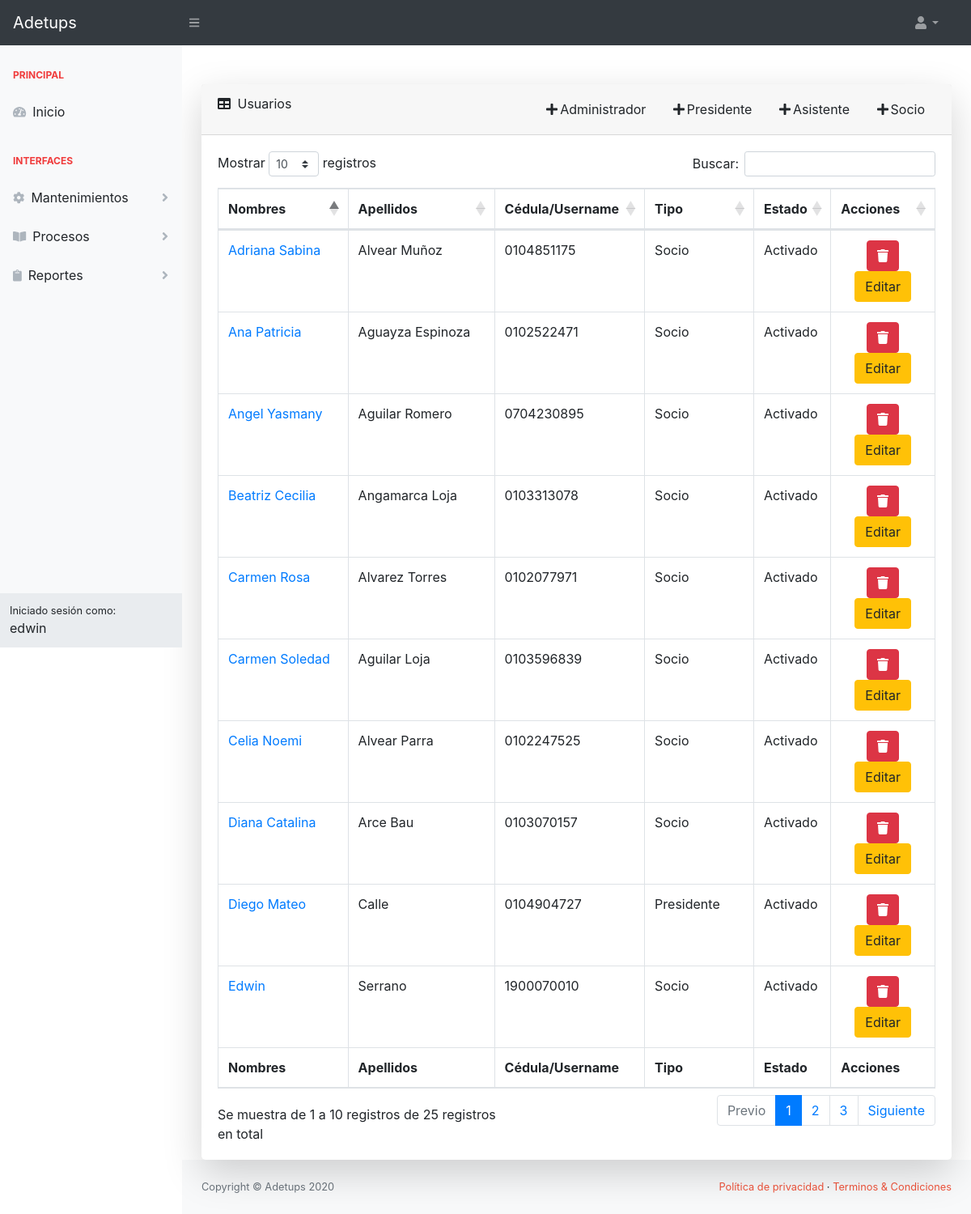
/sistema/usuariolist/ (signed in), run on the app's committed database.
### sistema/models.py (models this page shows, shortened)
class Usuario(AbstractBaseUser, PermissionsMixin):
    foto = models.ImageField(upload_to='img_perfil', null=True, blank=True, default='img_perfil/default-avatar.jpg')
    nombres = models.CharField(max_length=50, null=True, blank=True)
    date_joined = models.DateTimeField(default=timezone.now, null=True, blank=True)
    apellidos = models.CharField(max_length=50, null=True, blank=True)
    username = models.CharField(max_length=50, null=True, blank=True, unique=True)
    email = models.EmailField(unique=True, null=True, blank=True)
    fecha_nacimiento = models.DateField(null=True, blank=True)
    is_active = models.BooleanField(default=True, null=True, blank=True)
    is_staff = models.BooleanField(default=False, null=True, blank=True)
    tipo = models.CharField(max_length=20, null=True, blank=True)
    USERNAME_FIELD = 'username'
    objects = PersonalizadoBaseUserManager()

### sistema/views.py (the view)
# urls.py: path('usuariolist/', UsuarioListView.as_view(), name="usuariolist"),
class UsuarioListView(LoginRequiredMixin, ListView):
    model = Usuario

### sistema/templates/sistema/usuario_list.html (shortened to what this page needs)
{% extends 'sistema/index.html' %}
{% block content %}
    <div class="card shadow-lg border-0 rounded-lg mt-5">
        <div class="card-header">
            <div class="row">
                <div class="col-4">
                    <i class="fas fa-table mr-1"></i>
                    Usuarios
                </div>
                <div class="col-8" align="right">
                    <a class="btn" href="{% url 'sistema:administradorcreate' %}"><i class="fa fa-plus fa-fw"
                                                                                     aria-hidden="true"></i>Administrador</a>
                    <a class="btn" href="{% url 'sistema:presidentecreate' %}"><i class="fa fa-plus fa-fw"
                                                                                  aria-hidden="true"></i>Presidente</a>
                    <a class="btn" href="{% url 'sistema:asistentecreate' %}"><i class="fa fa-plus fa-fw"
                                                                                 aria-hidden="true"></i>Asistente</a>
                    <a class="btn" href="{% url 'sistema:sociocreate' %}"><i class="fa fa-plus fa-fw"
                                                                             aria-hidden="true"></i>Socio</a>
                </div>
            </div>
        </div>
        <div class="card-body">
            <div class="table-responsive">
                <table class="table table-bordered" id="dataTable" width="100%" cellspacing="0">
                    <thead>
                    <tr>
                        <th>Nombres</th>
                        <th>Apellidos</th>
                        <th>Cédula/Username</th>
                        <th>Tipo</th>
                        <th>Estado</th>
                        <th>Acciones</th>
                    </tr>
                    </thead>
                    <tfoot>
                    <tr>
                        <th>Nombres</th>
                        <th>Apellidos</th>
                        <th>Cédula/Username</th>
                        <th>Tipo</th>
                        <th>Estado</th>
                        <th>Acciones</th>
                    </tr>
                    </tfoot>
                    <tbody>
                    {% for usuario in usuario_list  %}
                        <tr>
                            <td>
                                {% if usuario.tipo == 'socio' %}
                                    <a href="{% url 'sistema:usuariodetail' usuario.id %}">{{ usuario.nombres|title }}</a>
                                {% endif %}
                                {% if usuario.tipo == 'presidente' %}
                                    <a href="{% url 'sistema:usuariodetail' usuario.id %}">{{ usuario.nombres|title }}</a>
                                {% endif %}
                            </td>
                            <td>{% if usuario.apellidos is null %}
                            {% else %}
                                {{ usuario.apellidos|title }}
                            {% endif %}
                            </td>
                            <td>{{ usuario.username }}</td>
                            <td>{{ usuario.tipo|title }}</td>
                            <td>
                                {% if usuario.is_active %}
                                    Activado
                                {% endif %}
                            </td>
                            <td class="text-center">
                                <button type="button" class="btn btn-danger"
                                        aria-label="Delete" data-toggle="modal" data-target="#modal{{ usuario.id }}">
                                    <i class="fa fa-trash" aria-hidden="true"></i>
                                </button>
                                <a class="btn btn-warning"
                                        {% if usuario.tipo == 'socio' %}
                                   href="{% url 'sistema:socioupdate' usuario.id %}"
                                        {% endif %}
                                        {% if usuario.tipo == 'presidente' %}
                                   href="{% url 'sistema:presidenteupdate' usuario.id %}"
                                        {% endif %}
                                   aria-label="Edit">
                                    Editar
                                </a>
                            </td>
                        </tr>
                    {% endfor %}
                    </tbody>
                </table>
            </div>
        </div>
    </div>
{% endblock %}

### sistema/templates/sistema/base.html (shortened to what this page needs)
{% load static %}
<!DOCTYPE html>
<html lang="en">
<head>
    {% block css %}
        <link href="{% static 'css/styles.css' %}" rel="stylesheet"/>
        <link href="https://cdn.datatables.net/1.10.20/css/dataTables.bootstrap4.min.css" rel="stylesheet"
/>
        <link rel="stylesheet"
              href="https://cdn.jsdelivr.net/npm/bootstrap-select@1.13.14/dist/css/bootstrap-select.min.css">
        <link href="{% static 'css/datepicker.css' %}" rel="stylesheet">
        <link rel="stylesheet" href="https://cdn.datatables.net/buttons/1.6.5/css/buttons.dataTables.min.css">
    {% endblock %}
</head>
<body class="sb-nav-fixed">
<nav class="sb-topnav navbar navbar-expand navbar-dark bg-dark">
    <a class="navbar-brand" href="/">Adetups</a>
    <button class="btn btn-link btn-sm order-1 order-lg-0" id="sidebarToggle" href="#"><i class="fas fa-bars"></i>
    </button>
    <ul class="navbar-nav d-none d-md-inline-block form-inline ml-auto mr-0 mr-md-3 my-2 my-md-0">
        <li class="nav-item dropdown">
            <a class="nav-link dropdown-toggle" id="userDropdown" href="#" role="button" data-toggle="dropdown"
               aria-haspopup="true" aria-expanded="false"><i class="fas fa-user fa-fw"></i></a>
        </li>
    </ul>
</nav>
<div id="layoutSidenav">
    <div id="layoutSidenav_nav">
        <nav class="sb-sidenav accordion sb-sidenav-light" id="sidenavAccordion">
            <div class="sb-sidenav-menu">
                <div class="nav">
                    {% block navbar %}
                    {% endblock %}
                </div>
            </div>
            <div class="sb-sidenav-footer">
                <div class="small">Iniciado sesión como:</div>
                {{ request.user.nombres }}
            </div>
        </nav>
    </div>
    <div id="layoutSidenav_content">
        <main>
            <div class="container-fluid">
                {% block content %}
                {% endblock %}
            </div>
        </main>
        <footer class="py-4 bg-light mt-auto">
            <div class="container-fluid">
                <div class="d-flex align-items-center justify-content-between small">
                    <div class="text-muted">Copyright &copy; Adetups 2020</div>
                    <div>
                        <a href="#" class="text-adetups">Política de privacidad</a>
                        &middot;
                        <a href="#" class="text-adetups">Terminos &amp; Condiciones</a>
                    </div>
                </div>
            </div>
        </footer>
    </div>
</div>
</body>
</html>

### data on the page
Usuario: user.nombres "edwin", nombres "Edwin", apellidos "Serrano", username "1900070010", tipo "Socio", is_active "Activado"
Usuario: nombres "Diego Mateo", apellidos "Calle", username "0104904727", tipo "Presidente", is_active "Activado"
Usuario: nombres "Ana Patricia", apellidos "Aguayza Espinoza", username "0102522471", tipo "Socio", is_active "Activado"
Usuario: nombres "Carmen Soledad", apellidos "Aguilar Loja", username "0103596839", tipo "Socio", is_active "Activado"
Usuario: nombres "Angel Yasmany", apellidos "Aguilar Romero", username "0704230895", tipo "Socio", is_active "Activado"
Usuario: nombres "Carmen Rosa", apellidos "Alvarez Torres", username "0102077971", tipo "Socio", is_active "Activado"
Usuario: nombres "Adriana Sabina", apellidos "Alvear Muñoz", username "0104851175", tipo "Socio", is_active "Activado"
Usuario: nombres "Celia Noemi", apellidos "Alvear Parra", username "0102247525", tipo "Socio", is_active "Activado"
Usuario: nombres "Beatriz Cecilia", apellidos "Angamarca Loja", username "0103313078", tipo "Socio", is_active "Activado"
Usuario: nombres "Diana Catalina", apellidos "Arce Bau", username "0103070157", tipo "Socio", is_active "Activado"
